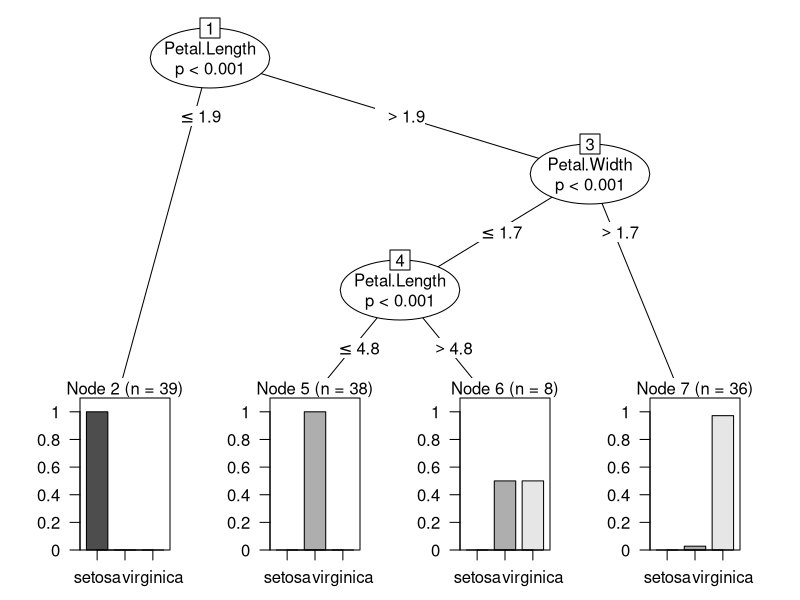
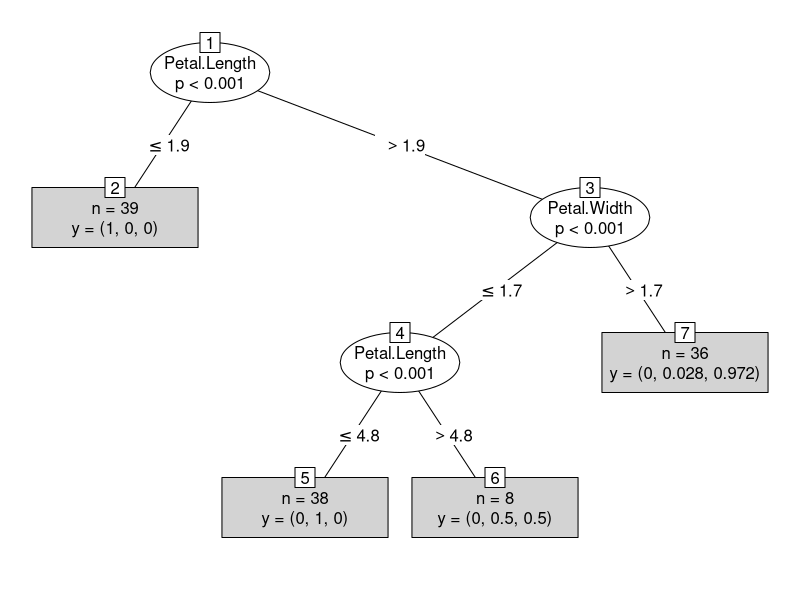

Here is the R script that generated these plots, in order:
data("iris")
str(iris)
summary(iris)

#Data partition

set.seed(123)
ind <- sample(2,
              nrow(iris),
              replace = TRUE,
              prob= c(0.8, 0.2))
train <- iris[ind==1,]
test <- iris[ind==2,]

#Decision tree model

library("party")
tree<- ctree(Species~.,train,
             controls = ctree_control(mincriterion =.999,minsplit = 6))
print(tree)

#visulaization of decision tree
plot(tree)
plot(tree,type="simple")

#predicition
predict(tree,train, type= "prob")


#misclassification of error-train data

p1 <- predict(tree,train)
tab1 <- table(Predicted=p1, Actual=train$Species)
tab1
1-sum(diag(tab1)/sum(tab1))


#misclassification of error -test data
p2=predict(tree,test)
tab2 <- table(Predicted=p2,Actual=test$Species)
1-sum(diag(tab2)/sum(tab2))
